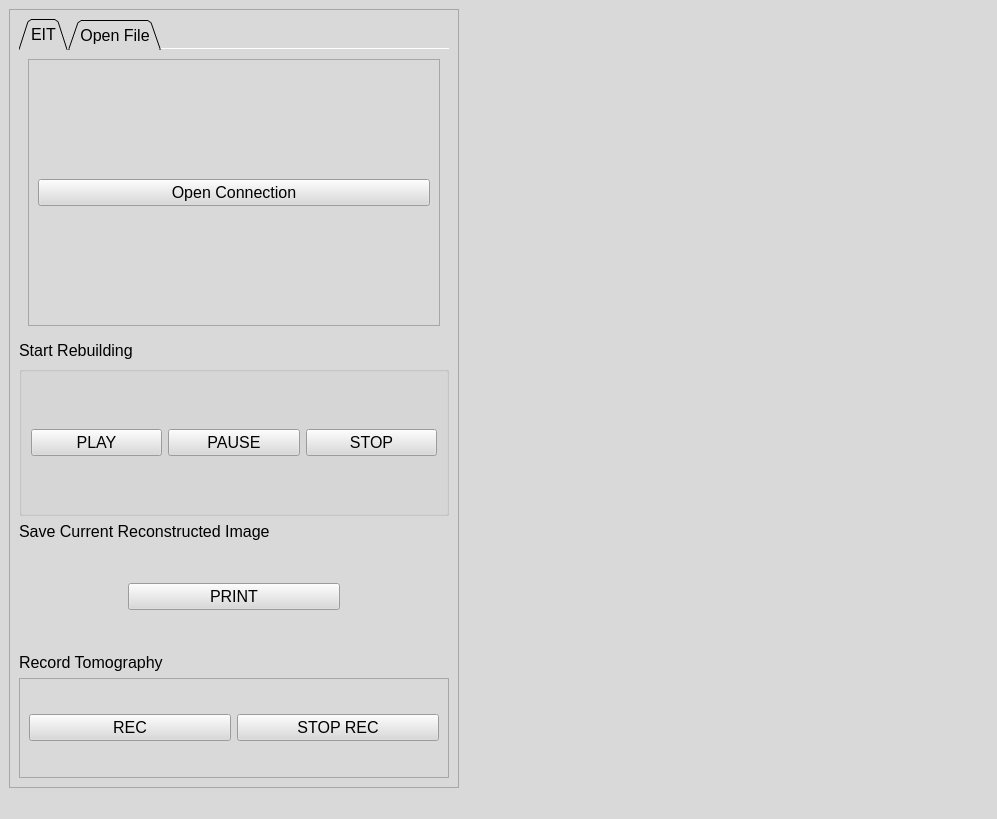
<?xml version="1.0" encoding="UTF-8"?>
<ui version="4.0">
 <class>QMainWindow</class>
 <widget class="QMainWindow" name="QMainWindow">
  <property name="windowModality">
   <enum>Qt::ApplicationModal</enum>
  </property>
  <property name="geometry">
   <rect>
    <x>0</x>
    <y>0</y>
    <width>997</width>
    <height>819</height>
   </rect>
  </property>
  <property name="windowTitle">
   <string>EIT</string>
  </property>
  <property name="windowIcon">
   <iconset>
    <normaloff>Img_Eit/ImgTab.png</normaloff>Img_Eit/ImgTab.png</iconset>
  </property>
  <property name="autoFillBackground">
   <bool>false</bool>
  </property>
  <property name="styleSheet">
   <string notr="true">background-color: rgb(217, 217, 217);</string>
  </property>
  <property name="inputMethodHints">
   <set>Qt::ImhNone</set>
  </property>
  <property name="iconSize">
   <size>
    <width>30</width>
    <height>30</height>
   </size>
  </property>
  <property name="animated">
   <bool>false</bool>
  </property>
  <widget class="QWidget" name="centralwidget">
   <property name="sizePolicy">
    <sizepolicy hsizetype="Maximum" vsizetype="Maximum">
     <horstretch>0</horstretch>
     <verstretch>0</verstretch>
    </sizepolicy>
   </property>
   <property name="minimumSize">
    <size>
     <width>500</width>
     <height>500</height>
    </size>
   </property>
   <layout class="QHBoxLayout" name="horizontalLayout">
    <item>
     <widget class="QFrame" name="frame">
      <property name="sizePolicy">
       <sizepolicy hsizetype="Fixed" vsizetype="Preferred">
        <horstretch>0</horstretch>
        <verstretch>0</verstretch>
       </sizepolicy>
      </property>
      <property name="minimumSize">
       <size>
        <width>450</width>
        <height>0</height>
       </size>
      </property>
      <property name="frameShape">
       <enum>QFrame::StyledPanel</enum>
      </property>
      <property name="frameShadow">
       <enum>QFrame::Raised</enum>
      </property>
      <layout class="QVBoxLayout" name="verticalLayout">
       <item>
        <widget class="QTabWidget" name="tabConfig">
         <property name="maximumSize">
          <size>
           <width>16777215</width>
           <height>400</height>
          </size>
         </property>
         <property name="font">
          <font>
           <pointsize>12</pointsize>
          </font>
         </property>
         <property name="tabPosition">
          <enum>QTabWidget::North</enum>
         </property>
         <property name="tabShape">
          <enum>QTabWidget::Triangular</enum>
         </property>
         <property name="currentIndex">
          <number>0</number>
         </property>
         <property name="documentMode">
          <bool>true</bool>
         </property>
         <property name="tabsClosable">
          <bool>false</bool>
         </property>
         <property name="movable">
          <bool>false</bool>
         </property>
         <property name="tabBarAutoHide">
          <bool>false</bool>
         </property>
         <widget class="QWidget" name="tab">
          <attribute name="icon">
           <iconset>
            <normaloff>../Img_Eit/ImgTab.png</normaloff>../Img_Eit/ImgTab.png</iconset>
          </attribute>
          <attribute name="title">
           <string>EIT</string>
          </attribute>
          <layout class="QHBoxLayout" name="horizontalLayout_2">
           <item>
            <widget class="QScrollArea" name="scrollArea">
             <property name="widgetResizable">
              <bool>true</bool>
             </property>
             <widget class="QWidget" name="scrollAreaWidgetContents">
              <property name="geometry">
               <rect>
                <x>0</x>
                <y>0</y>
                <width>402</width>
                <height>208</height>
               </rect>
              </property>
              <layout class="QGridLayout" name="gridLayout_3">
               <item row="0" column="0">
                <widget class="QPushButton" name="pushButton_2">
                 <property name="font">
                  <font>
                   <pointsize>12</pointsize>
                  </font>
                 </property>
                 <property name="text">
                  <string>Open Connection</string>
                 </property>
                </widget>
               </item>
              </layout>
             </widget>
            </widget>
           </item>
          </layout>
         </widget>
         <widget class="QWidget" name="tab_2">
          <attribute name="icon">
           <iconset>
            <normaloff>../Img_Eit/ImgTab.png</normaloff>../Img_Eit/ImgTab.png</iconset>
          </attribute>
          <attribute name="title">
           <string>Open File</string>
          </attribute>
          <layout class="QHBoxLayout" name="horizontalLayout_3">
           <item>
            <widget class="QScrollArea" name="scrollArea_2">
             <property name="minimumSize">
              <size>
               <width>0</width>
               <height>0</height>
              </size>
             </property>
             <property name="widgetResizable">
              <bool>true</bool>
             </property>
             <widget class="QWidget" name="scrollAreaWidgetContents_2">
              <property name="geometry">
               <rect>
                <x>0</x>
                <y>0</y>
                <width>402</width>
                <height>208</height>
               </rect>
              </property>
              <layout class="QGridLayout" name="gridLayout_2">
               <item row="0" column="0">
                <widget class="QPushButton" name="pushButton">
                 <property name="font">
                  <font>
                   <pointsize>12</pointsize>
                  </font>
                 </property>
                 <property name="text">
                  <string>Open file .CSV</string>
                 </property>
                </widget>
               </item>
              </layout>
             </widget>
            </widget>
           </item>
          </layout>
         </widget>
        </widget>
       </item>
       <item>
        <widget class="QLabel" name="label_4">
         <property name="font">
          <font>
           <pointsize>12</pointsize>
          </font>
         </property>
         <property name="text">
          <string>Start Rebuilding</string>
         </property>
        </widget>
       </item>
       <item>
        <widget class="QGroupBox" name="groupBox">
         <property name="minimumSize">
          <size>
           <width>0</width>
           <height>150</height>
          </size>
         </property>
         <property name="title">
          <string/>
         </property>
         <layout class="QGridLayout" name="gridLayout">
          <item row="0" column="0">
           <widget class="QPushButton" name="pbPlay">
            <property name="palette">
             <palette>
              <active>
               <colorrole role="Button">
                <brush brushstyle="SolidPattern">
                 <color alpha="255">
                  <red>217</red>
                  <green>217</green>
                  <blue>217</blue>
                 </color>
                </brush>
               </colorrole>
               <colorrole role="Base">
                <brush brushstyle="SolidPattern">
                 <color alpha="255">
                  <red>217</red>
                  <green>217</green>
                  <blue>217</blue>
                 </color>
                </brush>
               </colorrole>
               <colorrole role="Window">
                <brush brushstyle="SolidPattern">
                 <color alpha="255">
                  <red>217</red>
                  <green>217</green>
                  <blue>217</blue>
                 </color>
                </brush>
               </colorrole>
              </active>
              <inactive>
               <colorrole role="Button">
                <brush brushstyle="SolidPattern">
                 <color alpha="255">
                  <red>217</red>
                  <green>217</green>
                  <blue>217</blue>
                 </color>
                </brush>
               </colorrole>
               <colorrole role="Base">
                <brush brushstyle="SolidPattern">
                 <color alpha="255">
                  <red>217</red>
                  <green>217</green>
                  <blue>217</blue>
                 </color>
                </brush>
               </colorrole>
               <colorrole role="Window">
                <brush brushstyle="SolidPattern">
                 <color alpha="255">
                  <red>217</red>
                  <green>217</green>
                  <blue>217</blue>
                 </color>
                </brush>
               </colorrole>
              </inactive>
              <disabled>
               <colorrole role="Button">
                <brush brushstyle="SolidPattern">
                 <color alpha="255">
                  <red>217</red>
                  <green>217</green>
                  <blue>217</blue>
                 </color>
                </brush>
               </colorrole>
               <colorrole role="Base">
                <brush brushstyle="SolidPattern">
                 <color alpha="255">
                  <red>217</red>
                  <green>217</green>
                  <blue>217</blue>
                 </color>
                </brush>
               </colorrole>
               <colorrole role="Window">
                <brush brushstyle="SolidPattern">
                 <color alpha="255">
                  <red>217</red>
                  <green>217</green>
                  <blue>217</blue>
                 </color>
                </brush>
               </colorrole>
              </disabled>
             </palette>
            </property>
            <property name="font">
             <font>
              <pointsize>12</pointsize>
             </font>
            </property>
            <property name="cursor">
             <cursorShape>ArrowCursor</cursorShape>
            </property>
            <property name="text">
             <string>PLAY</string>
            </property>
           </widget>
          </item>
          <item row="0" column="2">
           <widget class="QPushButton" name="pbPause">
            <property name="font">
             <font>
              <pointsize>12</pointsize>
             </font>
            </property>
            <property name="text">
             <string>PAUSE</string>
            </property>
           </widget>
          </item>
          <item row="0" column="3">
           <widget class="QPushButton" name="pbStop">
            <property name="font">
             <font>
              <pointsize>12</pointsize>
             </font>
            </property>
            <property name="text">
             <string>STOP</string>
            </property>
           </widget>
          </item>
         </layout>
        </widget>
       </item>
       <item>
        <widget class="QLabel" name="label_3">
         <property name="font">
          <font>
           <pointsize>12</pointsize>
          </font>
         </property>
         <property name="text">
          <string>Save Current Reconstructed Image</string>
         </property>
        </widget>
       </item>
       <item>
        <widget class="QWidget" name="widget" native="true">
         <property name="minimumSize">
          <size>
           <width>0</width>
           <height>100</height>
          </size>
         </property>
         <property name="maximumSize">
          <size>
           <width>16777215</width>
           <height>100</height>
          </size>
         </property>
         <layout class="QHBoxLayout" name="horizontalLayout_4">
          <item>
           <spacer name="horizontalSpacer_3">
            <property name="orientation">
             <enum>Qt::Horizontal</enum>
            </property>
            <property name="sizeType">
             <enum>QSizePolicy::Fixed</enum>
            </property>
            <property name="sizeHint" stdset="0">
             <size>
              <width>100</width>
              <height>20</height>
             </size>
            </property>
           </spacer>
          </item>
          <item>
           <widget class="QPushButton" name="pbPrint">
            <property name="font">
             <font>
              <pointsize>12</pointsize>
             </font>
            </property>
            <property name="inputMethodHints">
             <set>Qt::ImhNone</set>
            </property>
            <property name="text">
             <string>PRINT</string>
            </property>
           </widget>
          </item>
          <item>
           <spacer name="horizontalSpacer_2">
            <property name="orientation">
             <enum>Qt::Horizontal</enum>
            </property>
            <property name="sizeType">
             <enum>QSizePolicy::Fixed</enum>
            </property>
            <property name="sizeHint" stdset="0">
             <size>
              <width>100</width>
              <height>20</height>
             </size>
            </property>
           </spacer>
          </item>
         </layout>
        </widget>
       </item>
       <item>
        <widget class="QLabel" name="label">
         <property name="maximumSize">
          <size>
           <width>16777215</width>
           <height>50</height>
          </size>
         </property>
         <property name="font">
          <font>
           <pointsize>12</pointsize>
          </font>
         </property>
         <property name="text">
          <string>Record Tomography</string>
         </property>
        </widget>
       </item>
       <item>
        <widget class="QFrame" name="frame_2">
         <property name="minimumSize">
          <size>
           <width>0</width>
           <height>100</height>
          </size>
         </property>
         <property name="frameShape">
          <enum>QFrame::StyledPanel</enum>
         </property>
         <property name="frameShadow">
          <enum>QFrame::Raised</enum>
         </property>
         <layout class="QHBoxLayout" name="horizontalLayout_5">
          <item>
           <widget class="QPushButton" name="pbRec">
            <property name="font">
             <font>
              <pointsize>12</pointsize>
             </font>
            </property>
            <property name="text">
             <string>REC</string>
            </property>
            <property name="icon">
             <iconset>
              <normaloff>../Img_Eit/ImgRec.png</normaloff>../Img_Eit/ImgRec.png</iconset>
            </property>
           </widget>
          </item>
          <item>
           <widget class="QPushButton" name="pbStopRec">
            <property name="font">
             <font>
              <pointsize>12</pointsize>
             </font>
            </property>
            <property name="text">
             <string>STOP REC</string>
            </property>
           </widget>
          </item>
         </layout>
        </widget>
       </item>
      </layout>
     </widget>
    </item>
    <item>
     <spacer name="horizontalSpacer">
      <property name="orientation">
       <enum>Qt::Horizontal</enum>
      </property>
      <property name="sizeType">
       <enum>QSizePolicy::Fixed</enum>
      </property>
      <property name="sizeHint" stdset="0">
       <size>
        <width>30</width>
        <height>20</height>
       </size>
      </property>
     </spacer>
    </item>
    <item>
     <widget class="QLabel" name="eitImg">
      <property name="minimumSize">
       <size>
        <width>500</width>
        <height>500</height>
       </size>
      </property>
      <property name="font">
       <font>
        <pointsize>12</pointsize>
       </font>
      </property>
      <property name="cursor">
       <cursorShape>CrossCursor</cursorShape>
      </property>
      <property name="text">
       <string/>
      </property>
      <property name="pixmap">
       <pixmap>../Img_Eit/LogoEit.png</pixmap>
      </property>
      <property name="alignment">
       <set>Qt::AlignCenter</set>
      </property>
     </widget>
    </item>
   </layout>
  </widget>
  <widget class="QMenuBar" name="menubar">
   <property name="geometry">
    <rect>
     <x>0</x>
     <y>0</y>
     <width>997</width>
     <height>26</height>
    </rect>
   </property>
  </widget>
  <widget class="QStatusBar" name="statusbar"/>
 </widget>
 <resources/>
 <connections/>
</ui>
